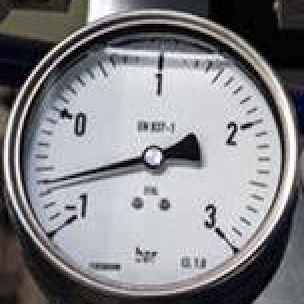
//> input picture build/img.png, 304 x 304 px
$ ./Hough   (built with g++ and OpenCV 4)
//> lines starting //> are read from the running program, lines starting //| are printed output that depends on the picture; after the words box and inside, x2 and y2 are one past the last pixel; in counts of white or black regions, pixels touching at a corner belong together
#include <iostream>
#include "opencv2/imgcodecs.hpp"
#include "opencv2/highgui.hpp"
#include "opencv2/imgproc.hpp"
using namespace cv;
using namespace std;

double dis(double x, double xx, double y, double yy) {
  return sqrt((x - y) * (x - y) + (xx - yy) * (xx - yy));
}

void getCircle(Mat& gray, Vec3i& res) {
  const int NUM_CIRCLE = 1;
  vector<Vec3f> circles;
  HoughCircles(gray, circles, HOUGH_GRADIENT, 1,
      gray.rows / NUM_CIRCLE,  // change this value to detect circles with different distances to each other
      100, 30, gray.rows / 2.5, gray.rows / 1.8 // change the last two parameters
      // (min_radius & max_radius) to detect larger circles
      );
  cout << "circle found: " << circles.size() << endl;

  for (auto i = circles.begin(); i != circles.end(); i++) {
    Vec3i now = *i;
    Point center(now[0], now[1]);
    int borderR = now[2];
    // circle center
    circle(gray, center, 1, Scalar(0, 0, 255), 1, LINE_AA);
    // circle outline
    circle(gray, center, borderR, Scalar(255, 0, 0), 1, LINE_AA);
  }

  sort(circles.begin(), circles.end(), [&](Vec3f x, Vec3f y) {
      return dis(x[0], x[1], gray.rows / 2, gray.cols / 2) < dis(y[0], y[1], gray.rows / 2, gray.cols / 2);
      } );
  res = circles[0];
}

void findPointer(Mat& dst, Vec4i& res) {
  vector<Vec4i> lines;
  HoughLinesP(dst, lines, 1, CV_PI / 180, 80, dst.rows / 5, dst.rows / 60);
  cout << "pointer found: " << lines.size() << endl;
  for (size_t i = 0; i < lines.size(); i++)
  {
    line(dst, Point(lines[i][0], lines[i][1]),
        Point(lines[i][2], lines[i][3]), Scalar(255, 255, 255), 2, 8);
  }

  sort(lines.begin(), lines.end(), [&](Vec4i x, Vec4i y) {
      return min(dis(x[0], x[1], dst.rows / 2, dst.cols / 2), dis(x[2], x[3], dst.rows / 2, dst.cols / 2))
      < min(dis(y[0], y[1], dst.rows / 2, dst.cols / 2), dis(y[2], y[3], dst.rows / 2, dst.cols / 2));
      } );
  if (lines.size())
    res = lines[0];
}

int main(int argc, char** argv)
{
  const char* filename = argc >= 2 ? argv[1] : "img.png";
  // Loads an image
  Mat src = imread(samples::findFile(filename), IMREAD_COLOR);
//> src is the input picture: 304 rows x 304 cols, CV_8UC3; mean B, G, R 136.5, 132.5, 132.6
  // Check if image is loaded fine
  if(src.empty()){
    printf(" Error opening image\n");
    printf(" Program Arguments: [image_name -- default %s] \n", filename);
    return EXIT_FAILURE;
  }

// ----------------------------------------------------

  Mat dst, gray;
  cvtColor(src, gray, COLOR_BGR2GRAY);
  medianBlur(gray, gray, 3);
  Canny(gray, dst, 50, 200, 3);
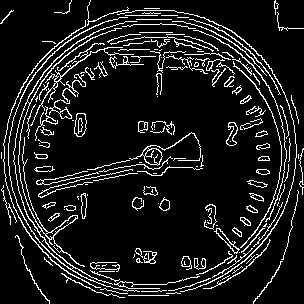
//> dst: 304 rows x 304 cols, CV_8UC1; 10.5% white in thin lines or dots
//  threshold(gray, dst, 110, 255, THRESH_BINARY);
//  bitwise_not(dst, dst);
  imshow("2", dst);

// ----------------------------------------------------

  Vec3i circleBorder;
  getCircle(gray, circleBorder);
//> in getCircle, `HoughCircles(gray, circles, HOUGH_GRADIENT, 1, gray.rows / NUM_CIRCLE,..`: circles = 1 circle (x, y, radius): [143.5, 154.5, 139.7]
//| circle found: 1
//> the loop in getCircle, `for (auto i = circles.begin(); i != circles.end(); i++)` made 1 pass
//> (center, borderR) on pass 1: (Point(144, 154), 140)
//> after the loop in getCircle, `for (auto i = circles.begin(); i != circles.end(); i++)`:
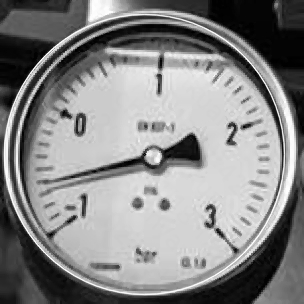
//> gray: 304 rows x 304 cols, CV_8UC1; min 0, max 255, mean 134.7
//> in getCircle, `res = circles[0];`: res = [144, 154, 140]
//> circleBorder = [144, 154, 140]

  Point center(circleBorder[0], circleBorder[1]);
//> center = Point(144, 154)
  int borderR = circleBorder[2];
//> borderR = 140

  // circle center
  circle(src, center, 1, Scalar(0, 0, 255), 1, LINE_AA);
//> src: 304 rows x 304 cols, CV_8UC3; 15 pixels changed, all inside (x1, y1, x2, y2) = (142, 153, 147, 157)
  // circle outline
  circle(src, center, borderR, Scalar(255, 0, 0), 1, LINE_AA);
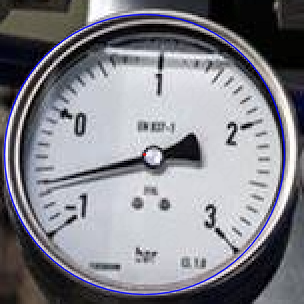
//> src: 304 rows x 304 cols, CV_8UC3; mean B, G, R 138, 130.8, 130.9

// ----------------------------------------------------

  Mat mask = Mat::zeros(src.size(), CV_8UC1);
  circle(mask, center, borderR, Scalar(255, 255, 255), FILLED, LINE_AA);
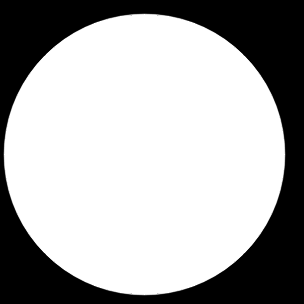
//> mask: 304 rows x 304 cols, CV_8UC1; min 0, max 255, mean 171.3
  //imshow("mask", mask);
  Mat cutDst;
  dst.copyTo(cutDst, mask);
//> cutDst: 304 rows x 304 cols, CV_8UC1; 8.3% white in thin lines or dots, all inside (x1, y1, x2, y2) = (3, 13, 286, 296)

// ----------------------------------------------------

  Mat opDst(cutDst);
  dilate(cutDst, opDst, Mat(), Point(-1,-1), 3);
//> cutDst: 304 rows x 304 cols, CV_8UC1; 43% white; 3 white regions, box (x1, y1, x2, y2) and area: (0, 10, 289, 299) 38278, (129, 183, 173, 214) 895, (130, 245, 160, 267) 546
  erode(opDst, opDst, Mat(), Point(-1,-1), 2);
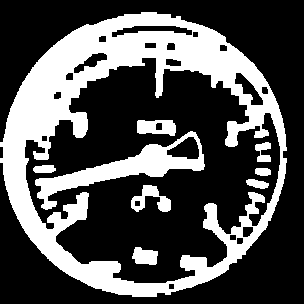
//> opDst: 304 rows x 304 cols, CV_8UC1; 32% white; 9 white regions, largest, box (x1, y1, x2, y2) and area: (0, 12, 287, 297) 24275, (35, 131, 205, 210) 3328, (131, 185, 171, 212) 511
  imshow("opDst", opDst);

  Vec4i pointer;
  findPointer(opDst, pointer);
//> in findPointer, `HoughLinesP(dst, lines, 1, CV_PI / 180, 80, dst.rows / 5, dst.rows / 6..`: lines = 102 lines (x1, y1, x2, y2), first 8: [1, 162, 130, 33], [3, 162, 132, 33], [39, 197, 196, 134], [3, 167, 156, 14], [33, 139, 158, 14], [5, 129, 118, 16], [36, 179, 203, 161], [0, 158, 97, 61]
//| pointer found: 102
//> the loop in findPointer, `for (size_t i = 0; i < lines.size(); i++)` made 102 passes
//> after the loop in findPointer, `for (size_t i = 0; i < lines.size(); i++)`:
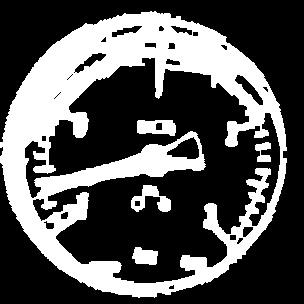
//> dst: 304 rows x 304 cols, CV_8UC1; 33.6% white; 5 white regions, box (x1, y1, x2, y2) and area: (0, 11, 287, 298) 29529, (131, 185, 171, 212) 511, (137, 120, 176, 136) 485, (132, 247, 158, 265) 354, (255, 142, 271, 162) 205
//> in findPointer, `sort(lines.begin(), lines.end(), [&](Vec4i x, Vec4i y) { return min(di..`: lines = 102 items, first 8: [12, 207, 161, 147], [41, 190, 161, 146], [88, 185, 171, 148], [35, 182, 167, 170], [39, 198, 175, 146], [100, 173, 176, 145], [36, 185, 138, 174], [126, 164, 203, 159]
//> in findPointer, `res = lines[0];`: res = [12, 207, 161, 147]
//> pointer = [12, 207, 161, 147]
  line(src, Point(pointer[0], pointer[1]), Point(pointer[2], pointer[3]), Scalar(0, 0, 255), 2, 8);
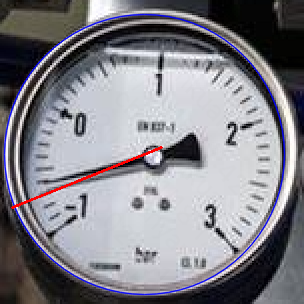
//> src: 304 rows x 304 cols, CV_8UC3; 0.47% of pixels changed, all inside (x1, y1, x2, y2) = (11, 146, 163, 209)

// ----------------------------------------------------

  imshow("lines", opDst);
  imshow("detected circles", src);
  //imshow("dst", dst);
  waitKey();
  return EXIT_SUCCESS;
}
